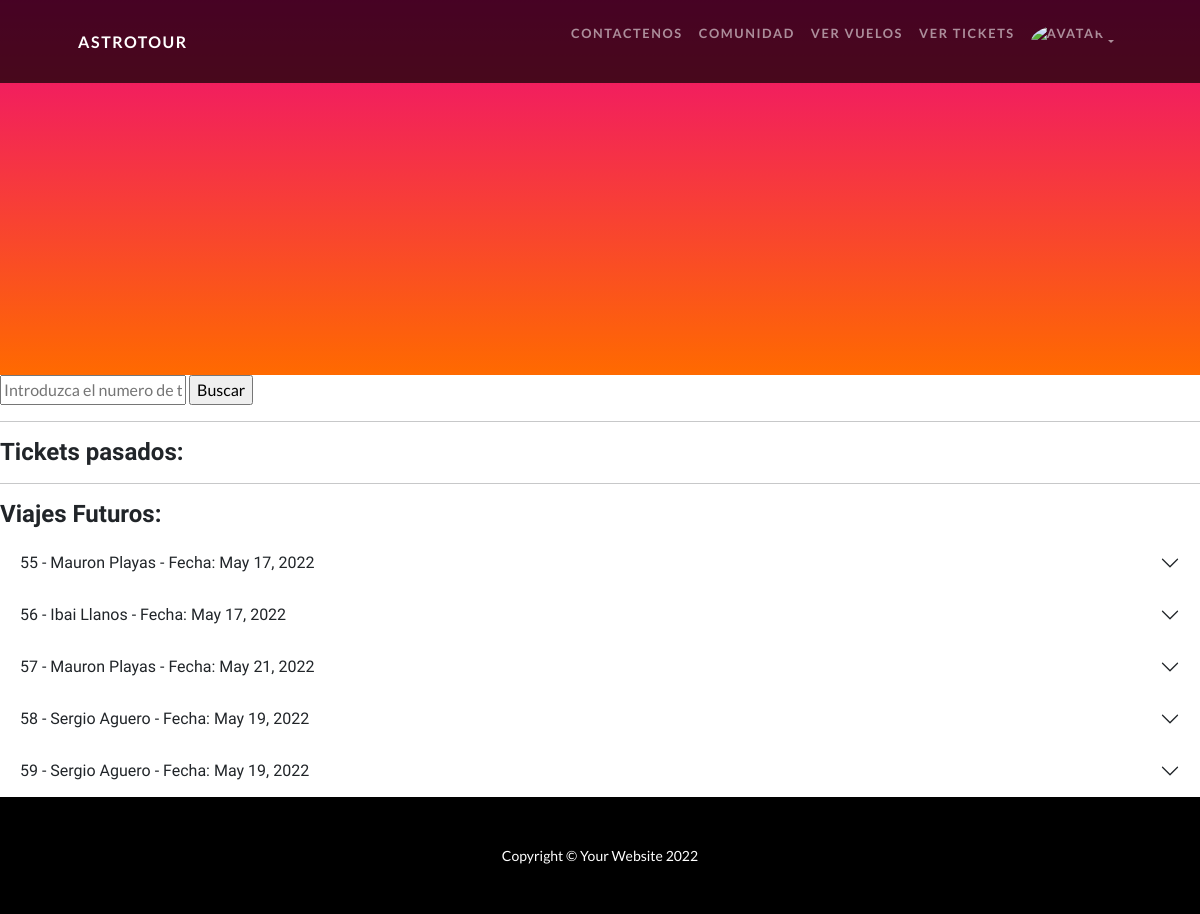
The app's page /viaje/tickets-admin (signed in), older data.
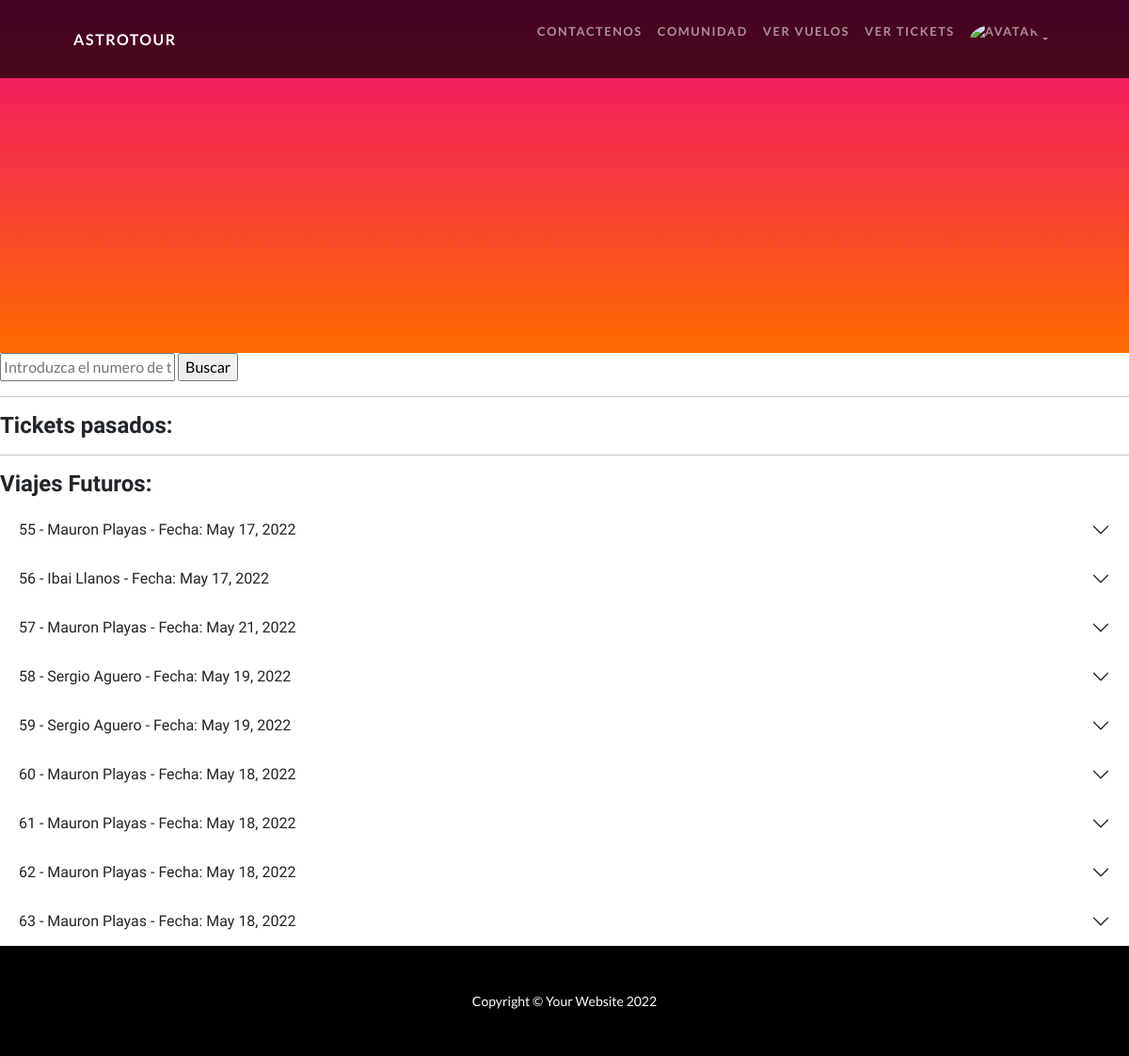
The same page, newer data.
### Viajes/models.py (models this page shows, shortened)
class Ticket_abordaje(models.Model):
    usuario = models.ForeignKey(Astroturista, on_delete= models.CASCADE)
    destino = models.ForeignKey(Destino, on_delete= models.CASCADE)
    vehiculo = models.ForeignKey(Vehiculo, on_delete= models.CASCADE)
    precio = models.IntegerField(blank = True, null = True)
    tiempo = models.FloatField(blank = True, null = True)
    fecha = models.DateField(blank = True, null = True)
    codigo_qr = models.ImageField(upload_to = "imagen", null = True, blank = True)

### Usuario/models.py (models this page shows)
class Astroturista(models.Model):
    peso = models.IntegerField()
    pasaporte_espacial = models.IntegerField()
    nombre = models.CharField(max_length = 30)
    apellido = models.CharField(max_length = 30)
    email = models.EmailField()
    user = models.OneToOneField(User, on_delete=models.CASCADE)
    avatar = models.ImageField(upload_to = "avatares")
    def __str__(self):
        return f"{self.nombre} {self.apellido}"

### Viajes/views.py (the view)
# urls.py: path("tickets-admin", views.ver_tickets_admin, name = "Tickets-admin"),
@user_passes_test(lambda u: u.is_superuser)
def ver_tickets_admin(request):
    if request.method == "POST":
        id_ticket = request.POST["numero_ticket"]
        dato_ticket = Ticket_abordaje.objects.get(id = id_ticket)
        print("++++++++++")
        print(dato_ticket)
        ticket_contexto = dato_ticket
        return render(request, "ticket_buscado.html", {"ticket_contexto": ticket_contexto})
    else:
        tickets = Ticket_abordaje.objects.all()
        now = datetime.now().date()
        return render(request, "ver_tickets_admin.html", {"tickets": tickets, "fecha_hoy": now})

### Viajes/models.py (called while the page is built)
    def __str__(self):
        return f"{self.lugar}"

    def __str__(self):
        return f"{self.nombre_vehiculo}"

### Viajes/templates/ver_tickets_admin.html (shortened to what this page needs)
{% extends "padre.html" %}
{% load mathfilters %}
{% block ContenidoQueCambia %}
<section class="page-section" id="services">
    <form action="" method="POST"> {% csrf_token %}
        <input type="text" placeholder="Introduzca el numero de ticket" id = "numero_ticket" name = "numero_ticket"></input>
        <input type="submit" value = "Buscar">
    </form>
    <hr class="divider" />
    <h4>Tickets pasados:</h4>
    <hr class="divider" />
    <h4>Viajes Futuros:</h4>
    {% for ticket in tickets %}
        {% if ticket.fecha > fecha_hoy %}
            <div class="accordion accordion-flush" id="accordionFlushExample">
                <div class="accordion-item">
                <h2 class="accordion-header" id="flush-headingOne">
                    <button class="accordion-button collapsed" type="button" data-bs-toggle="collapse" data-bs-target="#flush-collapseOne{{ticket.id}}" aria-expanded="false" aria-controls="flush-collapseOne">
                        {{ticket.id}} - {{ticket.usuario}} - Fecha: {{ticket.fecha}}
                    </button>
                </h2>
                </div>
            </div>
        {% endif %}
    {% endfor %}
</section>
{% endblock ContenidoQueCambia %}

Row changes from the older to the newer data that the page shows:
added Ticket_abordaje: id "60", usuario "Mauron Playas", fecha "May 18, 2022"
added Ticket_abordaje: id "61", usuario "Mauron Playas", fecha "May 18, 2022"
added Ticket_abordaje: id "62", usuario "Mauron Playas", fecha "May 18, 2022"
added Ticket_abordaje: id "63", usuario "Mauron Playas", fecha "May 18, 2022"
